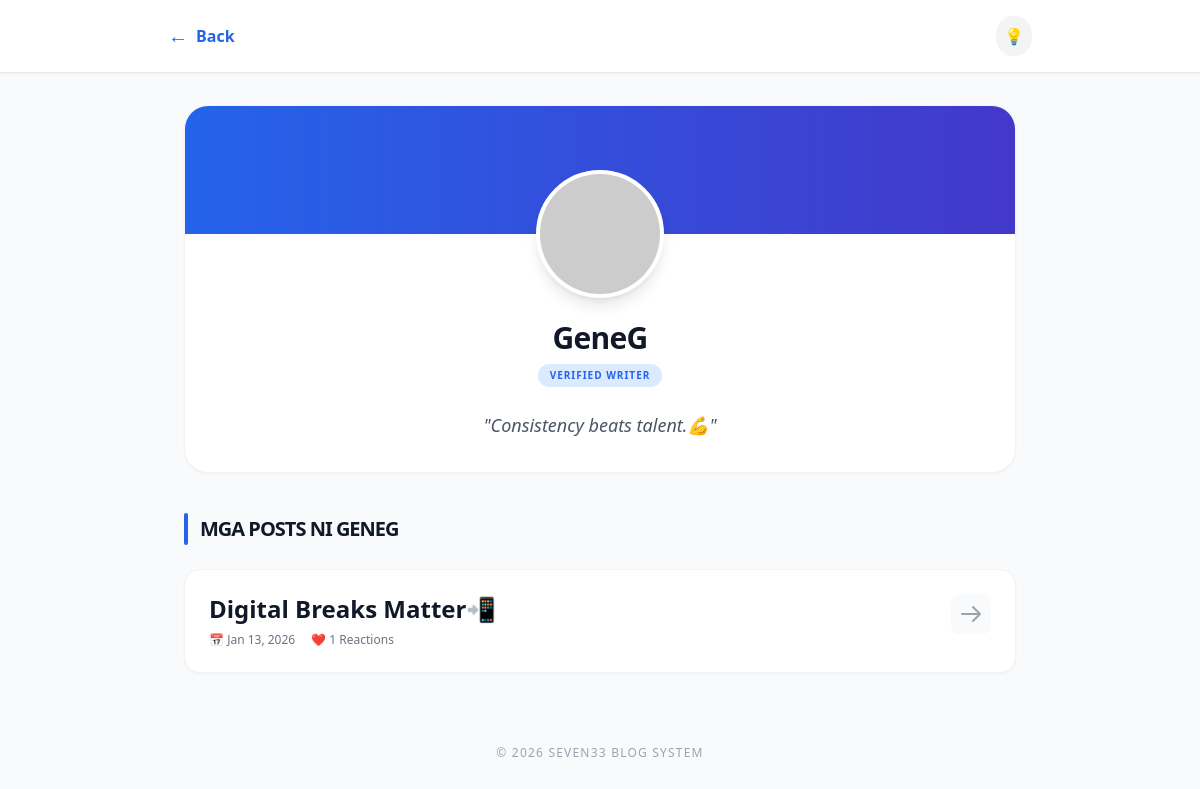
The app's page /profile/GeneG with its own data.
### app.py (models this page shows)
class User(db.Model):
    id = db.Column(db.Integer, primary_key=True)
    username = db.Column(db.String(80), unique=True, nullable=False)
    password = db.Column(db.String(200), nullable=False)
    is_admin = db.Column(db.Boolean, default=False)
    bio = db.Column(db.Text, nullable=True)
    profile_pic = db.Column(db.String(200), default='default-avatar.png')

class Post(db.Model):
    id = db.Column(db.Integer, primary_key=True)
    title = db.Column(db.String(200), nullable=False)
    content = db.Column(db.Text, nullable=False)
    slug = db.Column(db.String(200), unique=True, nullable=False)
    author = db.Column(db.String(80), nullable=False, default="Guest")
    created_at = db.Column(db.DateTime, default=datetime.utcnow)
    approved = db.Column(db.Boolean, default=False)
    tags = db.Column(db.String(200), nullable=True)
    media_file = db.Column(db.String(200), nullable=True)
    media_type = db.Column(db.String(10), nullable=True) # 'image' or 'video'

### app.py (the view)
@app.route('/profile/<username>')
def public_profile(username):
    user_profile = User.query.filter_by(username=username).first_or_404()
    posts = Post.query.filter_by(author=username, approved=True).order_by(Post.created_at.desc()).all()
    return render_template('public_profile.html', user_profile=user_profile, posts=posts)

### app.py (called while the page is built)
@app.context_processor
def utility_processor():
    def get_user_by_username(username):
        return User.query.filter_by(username=username).first()
    return dict(get_user_by_username=get_user_by_username, get_read_time=get_read_time)

### templates/public_profile.html (shortened to what this page needs)
<!DOCTYPE html>
<html lang="en">
<head>
    <script src="https://cdn.tailwindcss.com"></script>
</head>
<body class="bg-gray-50 dark:bg-gray-900 text-gray-900 dark:text-gray-100 min-h-screen transition-colors duration-300">
<header class="bg-white dark:bg-gray-800 shadow-sm sticky top-0 z-50 border-b dark:border-gray-700">
    <div class="max-w-4xl mx-auto p-4 flex justify-between items-center">
        <div class="flex items-center gap-4">
            <a href="{{ url_for('public_home') }}" class="text-blue-600 dark:text-blue-400 font-bold flex items-center gap-2 hover:underline">
                <span class="text-xl">←</span> Back
            </a>
        </div>
        <div class="flex items-center space-x-4">
            <button id="darkToggle" class="p-2 bg-gray-100 dark:bg-gray-700 rounded-full transition hover:bg-gray-200 dark:hover:bg-gray-600">
                💡
            </button>
        </div>
    </div>
</header>
<main class="max-w-4xl mx-auto p-4 sm:p-8">
    <div class="bg-white dark:bg-gray-800 rounded-3xl shadow-sm border border-gray-100 dark:border-gray-700 overflow-hidden mb-10">
        <div class="px-6 pb-8 text-center -mt-16">
            <div class="inline-block relative">
                <img src="{{ url_for('uploaded_file', filename=user_profile.profile_pic) }}"
                     onerror="this.src='https://ui-avatars.com/api/?name={{ user_profile.username }}&background=0D8ABC&color=fff&size=128'"
                     class="w-32 h-32 rounded-full object-cover border-4 border-white dark:border-gray-800 shadow-lg mx-auto bg-white">
            </div>
            <h2 class="text-3xl font-black mt-4 tracking-tight">{{ user_profile.username }}</h2>
            <div class="flex justify-center mt-2">
                {% if user_profile.is_admin %}
                    <span class="px-3 py-1 bg-red-100 dark:bg-red-900/30 text-red-600 dark:text-red-400 text-[10px] font-black uppercase tracking-widest rounded-full">Administrator</span>
                {% else %}
                    <span class="px-3 py-1 bg-blue-100 dark:bg-blue-900/30 text-blue-600 dark:text-blue-400 text-[10px] font-black uppercase tracking-widest rounded-full">Verified Writer</span>
                {% endif %}
            </div>
            <div class="mt-6 max-w-xl mx-auto">
                <p class="text-gray-600 dark:text-gray-400 leading-relaxed text-lg italic">
                    "{{ user_profile.bio or 'Kini nga user mas pilion ang magpabiling misteryoso (no bio yet).' }}"
                </p>
            </div>
        </div>
    </div>
    <div class="flex items-center gap-3 mb-6">
        <div class="h-8 w-1 bg-blue-600 rounded-full"></div>
        <h3 class="text-xl font-black uppercase tracking-tighter">Mga Posts ni {{ user_profile.username }}</h3>
    </div>
    <div class="grid gap-6">
        {% if posts %}
            {% for post in posts %}
            <article class="post-card bg-white dark:bg-gray-800 p-6 rounded-2xl shadow-sm border border-gray-100 dark:border-gray-700 hover:border-blue-500 dark:hover:border-blue-500 transition-all">
                <div class="flex justify-between items-start gap-4">
                    <div class="flex-1">
                        <h4 class="text-2xl font-bold leading-tight mb-2">
                            <a href="{{ url_for('view_post', slug=post.slug) }}" class="hover:text-blue-600 dark:hover:text-blue-400 transition">
                                {{ post.title }}
                            </a>
                        </h4>
                        <div class="flex items-center text-xs text-gray-500 dark:text-gray-400 font-medium gap-4">
                            <span class="flex items-center gap-1">📅 {{ post.created_at.strftime('%b %d, %Y') }}</span>
                            <span class="flex items-center gap-1">❤️ {{ post.reactions.count() }} Reactions</span>
                        </div>
                    </div>
                    <a href="{{ url_for('view_post', slug=post.slug) }}" class="p-2 bg-gray-50 dark:bg-gray-700 rounded-lg text-gray-400 hover:text-blue-600 transition">
                        <svg xmlns="http://www.w3.org/2000/svg" class="h-6 w-6" fill="none" viewBox="0 0 24 24" stroke="currentColor">
                          <path stroke-linecap="round" stroke-linejoin="round" stroke-width="2" d="M14 5l7 7m0 0l-7 7m7-7H3" />
                        </svg>
                    </a>
                </div>
            </article>
            {% endfor %}
        {% else %}
            <div class="bg-white dark:bg-gray-800 p-12 rounded-3xl text-center border-2 border-dashed border-gray-200 dark:border-gray-700">
                <p class="text-gray-500 dark:text-gray-400 font-bold text-lg">Wala pa'y na-publish nga mga posts. 📝</p>
                <p class="text-sm text-gray-400">Balik-balik lang unya!</p>
            </div>
        {% endif %}
    </div>
</main>
<footer class="text-center py-10 text-gray-400 text-xs font-medium uppercase tracking-widest">
    &copy; 2026 Seven33 Blog System
</footer>
</body>
</html>

### templates/public_profile.html (style rules this page uses)
body { transition: background-color 0.3s, color 0.3s; }
.post-card { transition: all 0.2s ease-in-out; }

### records on screen
User: username "GeneG", bio "Consistency beats talent.💪", username "GENEG"
Post: title "Digital Breaks Matter📲", created_at "Jan 13, 2026", reactions.count "1"
